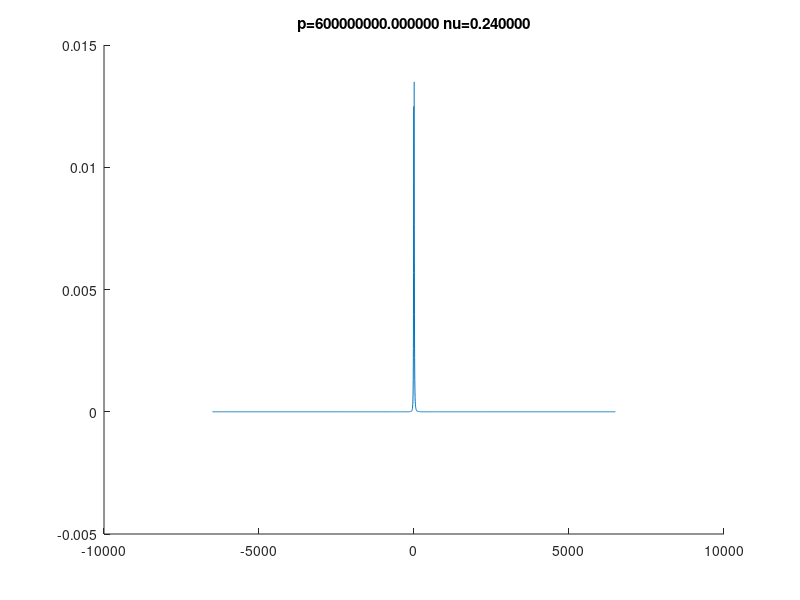
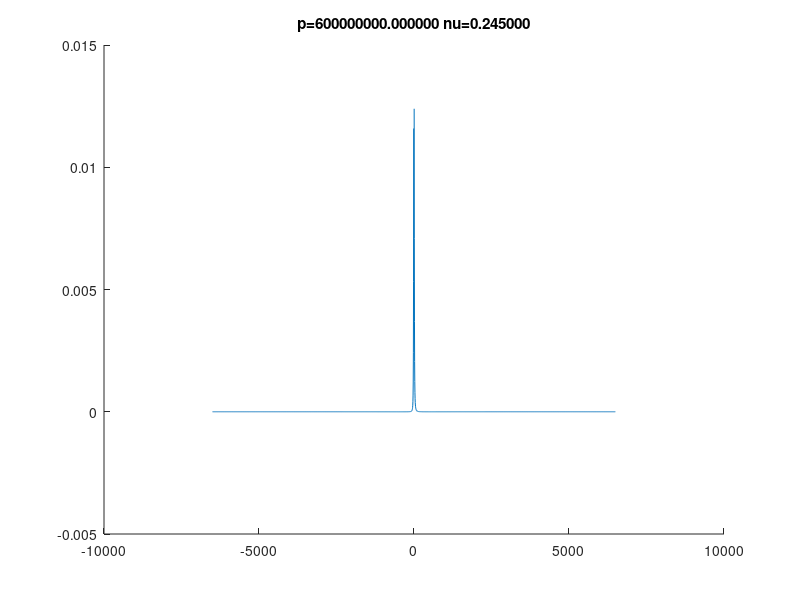
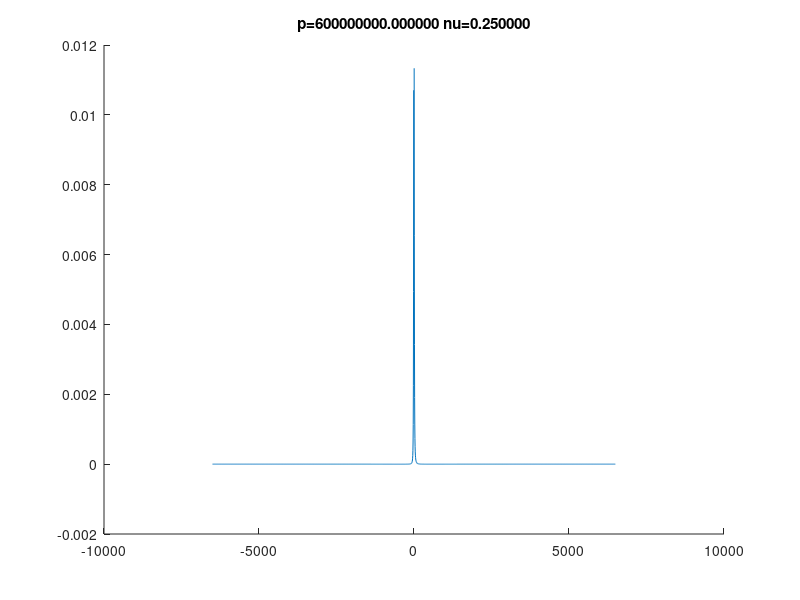
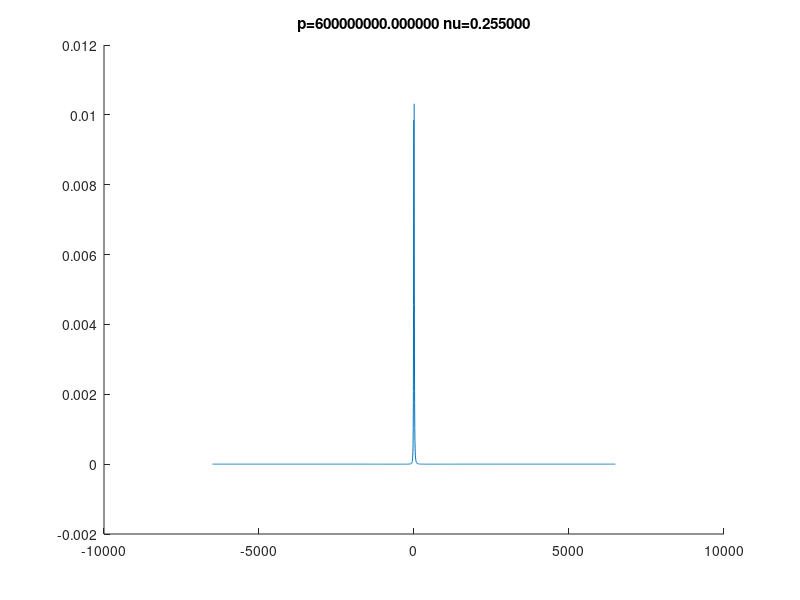

Here is the MATLAB script that generated these plots, in order:
% Function to calculate volumetric surface strain from a
% prolate source at depth

%--------------------------------------------------

%variables:

%c1 = top depth of pipe
%c2 = bottom of the pipe
%r = sqrt(x^2 + y^2)
%R1 = sqrt(r^2 + c1^2)
%R2 = sqrt(r^2 + c2^2) 
% a = source radius [m]
% P = source pressure difference from surround [Pa]
% nu = Poisson Ratio
% G = Shear Modulus (Rigidity) [Pa]
% E = Young's Modulus [Pa]
% x = radial distance on the surface [m]
% y = ?
% ur = radial displacement

%----------------------------------------------------

clear all
close all
%Inputs

first_y_values = [];  %empty value to establish existence
second_y_values = [];  %empty value to establish existence
second_nu_values = [];
second_p_values = [];
first_nu_values = [];
first_p_values = [];

hold on
	
c1 = 10;
c2 = 1000;
x = -6500:5:6500;
y = -6500:5:6500;
%r = -50000:50:50000;
r = sqrt(x.^2 + y.^2);
R1 = sqrt(r.^2 + c1.^2);
R2 = sqrt(r.^2 + c2.^2); 
%a = 15;
P = 600e6:10e6:910e6;
nu = 0.24:0.005:0.33;
G = 5e9;
experiment_number = 1;

%---------------------------------------------------------------------------------------------------------
%beginning of loop for all values of nu_index and p_index

for p_index=1:max(size(P)) %for all values of P from the first value to the maximum (last value)
  for nu_index=1:max(size(nu)) %for all values of nu from the first value to the maximum (last value)
    figure(experiment_number)  % show the resultant graph for each experiment sequentially
	hold on
	
	%----------------------------------------------------
	%calculations for ur
    a = 15;							%running a loop, need to respecify within loop or a will become a matrix
	ur = (a^2*P(p_index))/(4*G);
	j = (c1.^3)./R1.^3; 
	k = (2*c1*(-3+5*nu(nu_index)))./R1; 
	l = (5*c2.^3*(1-2*nu(nu_index))-2*c2*r.^2*(-3+5*nu(nu_index)))./R2.^3; 
	ur = ur*(j+k+l);
	ur = ur.*(x./r.^2);


	%------------------------------------------------------
	%calculations for volumetric pipe strain

	 
	%E00 = ur/x
	tang_strain=ur./x;

	%Err = diff ur/ diff x

	a = diff(ur);
	b = diff(x);

	rad_strain=a./b;

	%EV = (1-2*nu/1-nu)*(Err+E00)
	volumetric_pipe=(1-2*nu(nu_index)./1-nu(nu_index))*(rad_strain + tang_strain(:,1:max(size(tang_strain))-1));

	vent_distance = x;    %distance from the vent 

	plot (vent_distance(:,1:max(size(vent_distance))-1),volumetric_pipe)
	title_label = sprintf('p=%f nu=%f', P(p_index), nu(nu_index));    %inserting title on graphs for values of p and nu used
	title(title_label)

	for i=1:max(size(vent_distance))
	  if (vent_distance(i) == 4600)            %for x = 4600, use the accompanying y value in the operations below
	    fprintf('4600: nu=%f, p=%d, y=%d\n', nu(nu_index), P(p_index), volumetric_pipe(i)); %print the following values as the loop is run
		first_y_values = [first_y_values volumetric_pipe(i)];
		first_nu_values = [first_nu_values nu(nu_index)];
		first_p_values = [first_p_values P(p_index)];
	    if ((volumetric_pipe(i) > 4e-7) && (volumetric_pipe(i) < 4e-9))
			scatter(vent_distance(i), volumetric_pipe(i))  %if the y value produced is in the range specified plot its coordinates
			lbl = sprintf('x=%d, y=%d, nu=%f, p=%f', vent_distance(i), volumetric_pipe(i), nu(nu_index), P(p_index))  
			text(vent_distance(i)-4000, volumetric_pipe(i)+(0.2e-4), lbl) % text label placed at these positions
			vent_distance(i)
			volumetric_pipe(i)
		end % if y is in range
	  end
	  if (vent_distance(i) == 6000)
	    fprintf('6000: nu=%f, p=%d, y=%d\n', nu(nu_index), P(p_index), volumetric_pipe(i));
		second_y_values = [second_y_values volumetric_pipe(i)];
		second_nu_values = [second_nu_values nu(nu_index)];
		second_p_values = [second_p_values P(p_index)];
			if ((volumetric_pipe(i) > 4e-7) && (volumetric_pipe(i) < 4e-9))
			scatter(vent_distance(i), volumetric_pipe(i))
			lbl = sprintf('x=%d, y=%d, nu=%f, p=%f', vent_distance(i), volumetric_pipe(i), nu(nu_index), P(p_index))
			text(vent_distance(i)-4000, volumetric_pipe(i)-(0.2e-4), lbl)
			vent_distance(i)
			volumetric_pipe(i)
		end % if y is in range
	  end
	end 
	close(experiment_number) % close each experiment graph before the next one opens 
	experiment_number = experiment_number + 1;
  end % nu iterator end
end % p iterator end

% Get experiment ID of the minimum value at 4600 and print
min_exp_id = find(first_y_values == min(first_y_values));
fprintf('Min at 4600 is where nu=%f, P=%d and y=%d\n', first_nu_values(min_exp_id), first_p_values(min_exp_id), first_y_values(min_exp_id))

% Get experiment ID of the minimum value at 6000 and print
max_exp_id = find(second_y_values == min(second_y_values));
fprintf('Min at 6000 is where nu=%f, P=%d and y=%d\n', second_nu_values(max_exp_id), second_p_values(max_exp_id), second_y_values(max_exp_id))

fprintf('P was in the range %d to %d\n', min(P), max(P))
fprintf('Nu was in the range %f to %f\n', min(nu), max(nu))
% Print information about minimum 4600
%fprintf('Min at 4600 is %d\n', min(first_y_values))   % show min y value for all calculated at 4600m
%fprintf('Min at 6000 is %d\n', min(second_y_values))   % show min y value for all calculated at 6000m

	fprintf('4600) chi squared = %d\n', (-3.5e-8 - first_y_values(min_exp_id))^2/-first_y_values(min_exp_id));
	fprintf('6000) chi squared = %d\n', (-1.2e-8 - first_y_values(min_exp_id))^2/-first_y_values(min_exp_id));
	chi_4600=(-3.5e-8 - first_y_values(min_exp_id))^2/-first_y_values(min_exp_id);
	chi_6000= (-1.4e-8 - first_y_values(min_exp_id))^2/-first_y_values(min_exp_id);
	chi_4600+chi_6000
	